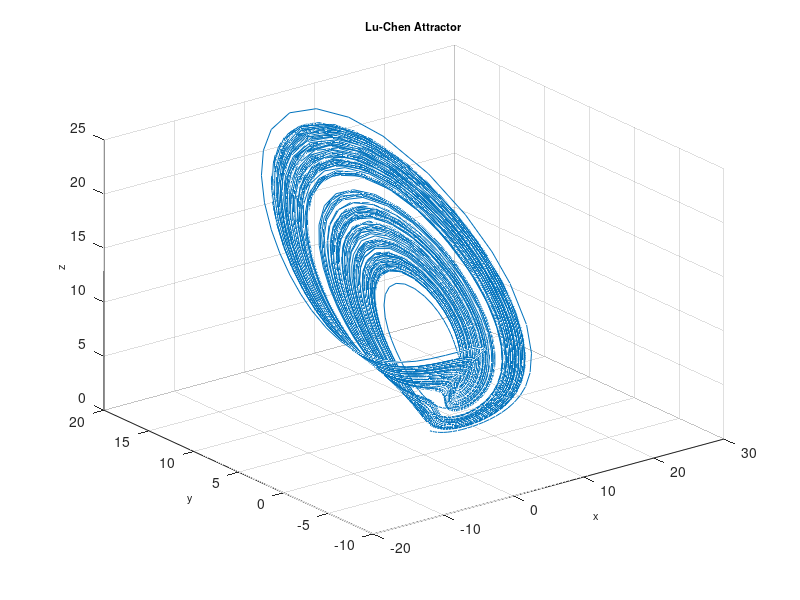

The MATLAB script that drew this image:
function Lu
%==========================================================================
% Matlab program to plot a phase portrait of the 3D chaotic system
%==========================================================================
clear
clc
clf
%==================== Parameters ==========================================
a =-10; b=-4; c=18.1;
%===================== Initial conditions =================================
initial=[1, 0.1, 2]; 
% =============== Solves ODEs =============================================
deq1=@(t,x) [-((a*b)/(a+b))*x(1)-x(2)*x(3)+c; a*x(2)+x(1)*x(3);...
    b*x(3)+x(1)*x(2)];
[~,sol] = ode45(deq1,[0, 200],initial);
%============= Runs simulation ============================================
    plot3(sol(:,1),sol(:,2),sol(:,3)),grid
    title('Lu-Chen Attractor','fontsize',8)
    xlabel('x','fontsize',8)
    ylabel('y','fontsize',8)
    zlabel('z','fontsize',8)
%================= End of program =========================================
